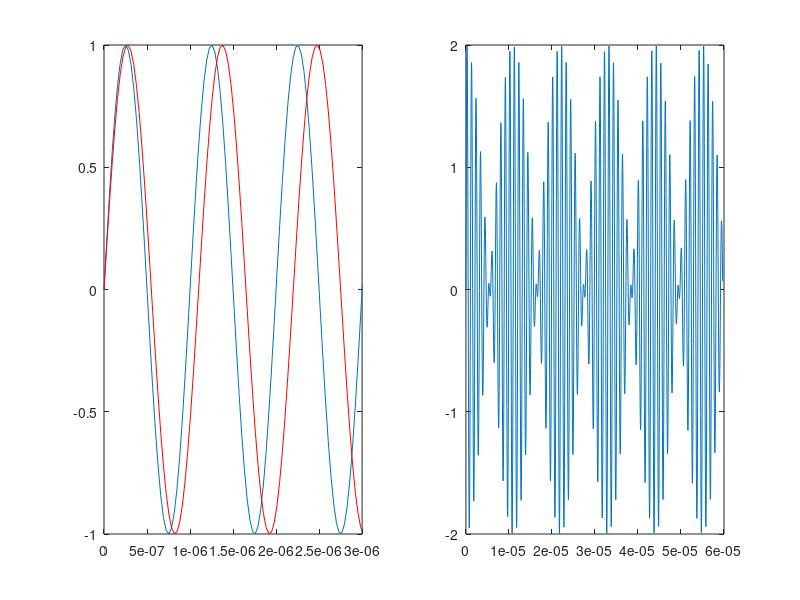

Here is the MATLAB script that generated this plot:
clc
clear all
close all

f = 10^6;
t = 0:pi/(f*100):19*pi/f;
y = sin(2*pi*f*t);
y1 = sin(2*pi*f*t*0.909);

subplot(1,2,1);
plot(t,y);
hold on;
plot(t,y1,'r');
axis([0,3/f,-1,1]);

y2 = y + y1;
subplot(1,2,2);
plot(t,y2);
% axis([0.5,6,-2,2]);